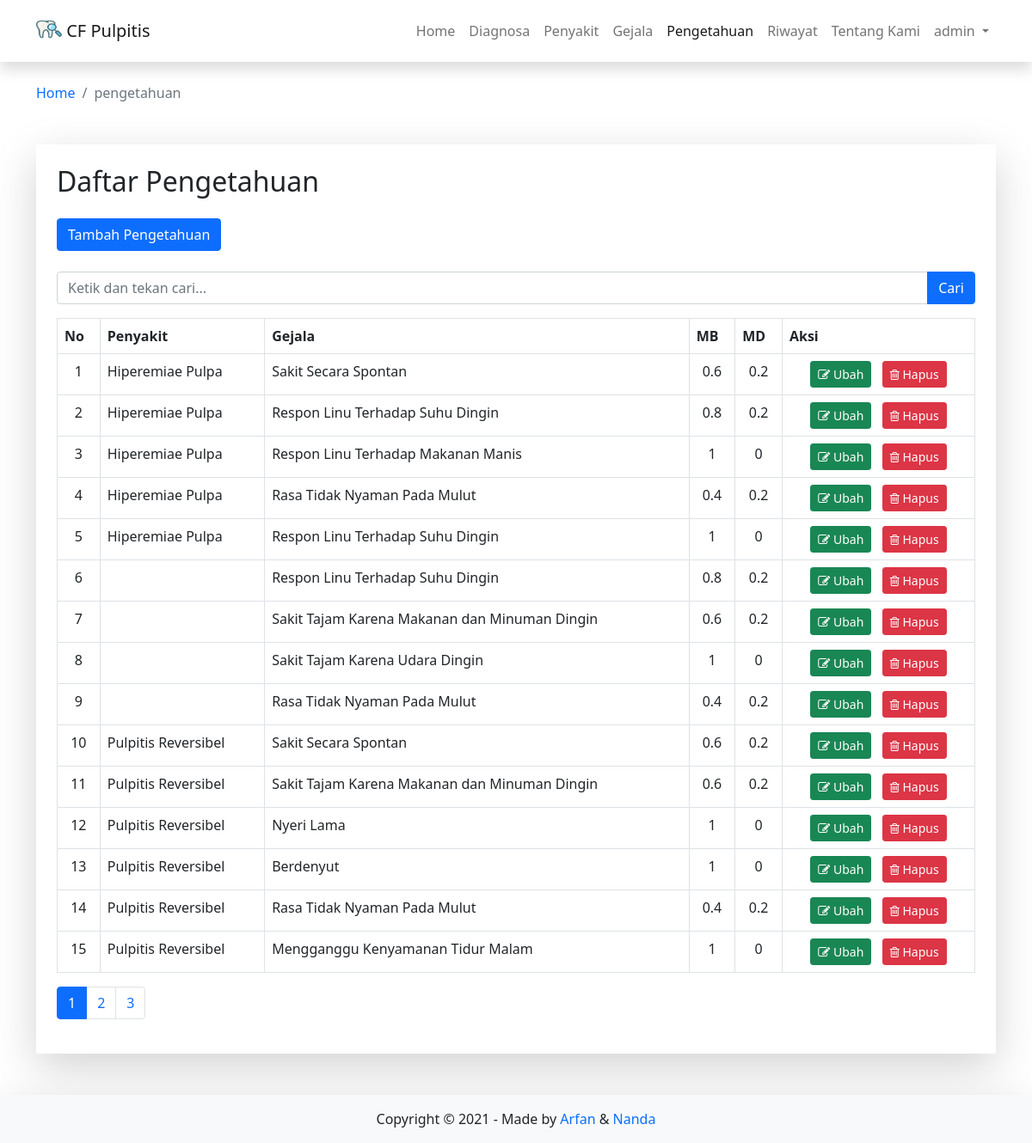
Page /pengetahuan (signed in) on the committed database.
### tables this page shows
CREATE TABLE `basis_pengetahuan` (
  `kode_pengetahuan` int(11) NOT NULL,
  `kode_penyakit` int(11) NOT NULL,
  `kode_gejala` int(11) NOT NULL,
  `mb` double NOT NULL,
  `md` double NOT NULL
);

CREATE TABLE `penyakit` (
  `kode_penyakit` int(11) NOT NULL,
  `nama_penyakit` varchar(50) NOT NULL,
  `det_penyakit` varchar(500) NOT NULL,
  `srn_penyakit` varchar(500) NOT NULL,
  `gambar` varchar(500) NOT NULL
);

CREATE TABLE `gejala` (
  `kode_gejala` int(11) NOT NULL,
  `nama_gejala` varchar(100) NOT NULL
);

### pages/pengetahuan/pengetahuan.php (the view, shortened to what this page needs)
<?php
if (!(isset($_SESSION['username']) && isset($_SESSION['password']))) {
    header('location:index.php');
    exit();
} else {
$aksi="pages/pengetahuan/aksi_pengetahuan.php";
switch($_GET[act]){
  default:
  $offset=$_GET['offset'];
	$limit = 15;
	if (empty ($offset)) {
		$offset = 0;
	}
  $tampil=mysqli_query($conn,"SELECT * FROM basis_pengetahuan ORDER BY kode_pengetahuan");
	echo "<div class='container my-5 shadow-lg p-4 p-md-4'>
				<h2 class='mb-4'>Daftar Pengetahuan</h2>
				<form method=POST action='?page=pengetahuan' name=text_form onsubmit='return Blank_TextField_Validator_Cari()'>
					<input class='btn btn-primary mb-4' type=button name=tambah value='Tambah Pengetahuan' onclick=\"window.location.href='pengetahuan/tambahpengetahuan';\">
					<div class='input-group mb-3'>
						<input type='text' class='form-control' placeholder='Ketik dan tekan cari...' name='keyword' value='$_POST[keyword]'>
						<input class='btn btn-primary' type=submit value='Cari' name=Go>
					</div>
				</form>";
		  	$baris=mysqli_num_rows($tampil);
	if ($_POST[Go]){
			$numrows = mysqli_num_rows(mysqli_query($conn,"SELECT * FROM basis_pengetahuan b,penyakit p where b.kode_penyakit=p.kode_penyakit AND p.nama_penyakit like '%$_POST[keyword]%'"));
			if ($numrows > 0){
				echo "<div class='alert alert-success alert-dismissible'>
                <h4><i class='icon fa fa-check'></i> Sukses!</h4>
                Pengetahuan yang anda cari di temukan.
              </div>";
				$i = 1;
	echo" <table class='table table-bordered' style='overflow-x=auto' cellpadding='0' cellspacing='0'>
          <thead>
            <tr>
              <th>No</th>
              <th>Penyakit</th>
              <th>Gejala</th>
              <th>MB</th>
              <th>MD</th>
              <th width='21%'>Aksi</th>
            </tr>
          </thead>
		  <tbody>";
	$hasil = mysqli_query($conn,"SELECT * FROM basis_pengetahuan b,penyakit p where b.kode_penyakit=p.kode_penyakit AND p.nama_penyakit like '%$_POST[keyword]%'");
	$no = 1;
  while ($r=mysqli_fetch_array($hasil)){
	$sql = mysqli_query($conn,"SELECT * FROM gejala where kode_gejala = '$r[kode_gejala]'");
	$rgejala=mysqli_fetch_array($sql);
		echo "<tr>
						<td align=center>$no</td>
						<td>$r[nama_penyakit]</td>
						<td>$rgejala[nama_gejala]</td>
						<td align=center>$r[mb]</td>
						<td align=center>$r[md]</td>
						<td align=center>
							<a type='button' class='btn btn-sm btn-success margin' href=pengetahuan/editpengetahuan/$r[kode_pengetahuan]><i class='fa fa-pencil-square-o' aria-hidden='true'></i> Ubah </a> &nbsp;
							<a type='button' class='btn btn-sm btn-danger' href='$aksi?page=pengetahuan&act=hapus&id=$r[kode_pengetahuan]'><i class='fa fa-trash-o' aria-hidden='true'></i> Hapus</a>
						</td>
					</tr>";
      $no++;
  }
    echo "</tbody>
				</table>";
			}
			else{
				echo "<div class='alert alert-danger alert-dismissible'>
                <h4><i class='icon fa fa-ban'></i> Gagal!</h4>
                Maaf, Pengetahuan yang anda cari tidak ditemukan , silahkan inputkan dengan benar dan cari kembali.
              </div>";
			}
		}else{
	if($baris>0){
	echo" <table class='table table-bordered' style='overflow-x=auto' cellpadding='0' cellspacing='0'>
          <thead>
            <tr>
              <th>No</th>
              <th>Penyakit</th>
              <th>Gejala</th>
              <th>MB</th>
              <th>MD</th>
              <th width='21%'>Aksi</th>
            </tr>
          </thead>
		  <tbody>
		  ";
	$hasil = mysqli_query($conn,"SELECT * FROM basis_pengetahuan ORDER BY kode_pengetahuan limit $offset,$limit");
	$no = 1 + $offset;
  while ($r=mysqli_fetch_array($hasil)){
		$sql = mysqli_query($conn,"SELECT * FROM gejala where kode_gejala = '$r[kode_gejala]'");
		$rgejala=mysqli_fetch_array($sql);
		$sql2 = mysqli_query($conn,"SELECT * FROM penyakit where kode_penyakit = '$r[kode_penyakit]'");
		$rpenyakit=mysqli_fetch_array($sql2);
		echo "<tr>
						<td align=center>$no</td>
						<td>$rpenyakit[nama_penyakit]</td>
						<td>$rgejala[nama_gejala]</td>
						<td align=center>$r[mb]</td>
						<td align=center>$r[md]</td>
						<td align=center>
							<a type='button' class='btn btn-sm btn-success margin' href=pengetahuan/editpengetahuan/$r[kode_pengetahuan]><i class='fa fa-pencil-square-o' aria-hidden='true'></i> Ubah </a> &nbsp;
							<a type='button' class='btn btn-sm btn-danger' href='$aksi?page=pengetahuan&act=hapus&id=$r[kode_pengetahuan]'><i class='fa fa-trash-o' aria-hidden='true'></i> Hapus</a>
						</td>
					</tr>";
    $no++;
  }
  echo "</tbody></table>";
	echo "<nav aria-label=...>
  			<ul class=pagination>";
	$halaman = intval($baris/$limit);
	if ($baris%$limit){
		$halaman++;
	}
	for($i=1;$i<=$halaman;$i++){
		$newoffset = $limit * ($i-1);
		if($offset!=$newoffset){
			echo "<li class='page-item'><a class='page-link' href=index.php?page=pengetahuan&offset=$newoffset>$i</a></li>";
		}
		else {
			echo "<li class='page-item active' aria-current='page'>
							<a class='page-link' href=''>$i</a>
						</li>";
		}
	}
	echo "</div> </div>";
	}else{
	echo "<br><b>Data Kosong !</b>";
	}
	}
    break;
}
?>
<?php } ?>

### index.php (style rules this page uses)
a { text-decoration:none; }

### rows in the picture
basis_pengetahuan: kode_penyakit.nama_penyakit "Hiperemiae Pulpa", kode_gejala.nama_gejala "Sakit Secara Spontan", mb "0.6", md "0.2"
basis_pengetahuan: kode_penyakit.nama_penyakit "Hiperemiae Pulpa", kode_gejala.nama_gejala "Respon Linu Terhadap Suhu Dingin", mb "0.8", md "0.2"
basis_pengetahuan: kode_penyakit.nama_penyakit "Hiperemiae Pulpa", kode_gejala.nama_gejala "Respon Linu Terhadap Makanan Manis", mb "1", md "0"
basis_pengetahuan: kode_penyakit.nama_penyakit "Hiperemiae Pulpa", kode_gejala.nama_gejala "Rasa Tidak Nyaman Pada Mulut", mb "0.4", md "0.2"
basis_pengetahuan: kode_penyakit.nama_penyakit "Hiperemiae Pulpa", kode_gejala.nama_gejala "Respon Linu Terhadap Suhu Dingin", mb "1", md "0"
basis_pengetahuan: kode_gejala.nama_gejala "Respon Linu Terhadap Suhu Dingin", mb "0.8", md "0.2"
basis_pengetahuan: kode_gejala.nama_gejala "Sakit Tajam Karena Makanan dan Minuman Dingin", mb "0.6", md "0.2"
basis_pengetahuan: kode_gejala.nama_gejala "Sakit Tajam Karena Udara Dingin", mb "1", md "0"
basis_pengetahuan: kode_gejala.nama_gejala "Rasa Tidak Nyaman Pada Mulut", mb "0.4", md "0.2"
basis_pengetahuan: kode_penyakit.nama_penyakit "Pulpitis Reversibel", kode_gejala.nama_gejala "Sakit Secara Spontan", mb "0.6", md "0.2"
basis_pengetahuan: kode_penyakit.nama_penyakit "Pulpitis Reversibel", kode_gejala.nama_gejala "Sakit Tajam Karena Makanan dan Minuman Dingin", mb "0.6", md "0.2"
basis_pengetahuan: kode_penyakit.nama_penyakit "Pulpitis Reversibel", kode_gejala.nama_gejala "Nyeri Lama", mb "1", md "0"
basis_pengetahuan: kode_penyakit.nama_penyakit "Pulpitis Reversibel", kode_gejala.nama_gejala "Berdenyut", mb "1", md "0"
basis_pengetahuan: kode_penyakit.nama_penyakit "Pulpitis Reversibel", kode_gejala.nama_gejala "Rasa Tidak Nyaman Pada Mulut", mb "0.4", md "0.2"
basis_pengetahuan: kode_penyakit.nama_penyakit "Pulpitis Reversibel", kode_gejala.nama_gejala "Mengganggu Kenyamanan Tidur Malam", mb "1", md "0"

### other values in the picture
$_SESSION['username'] "admin"
$page "pengetahuan"
